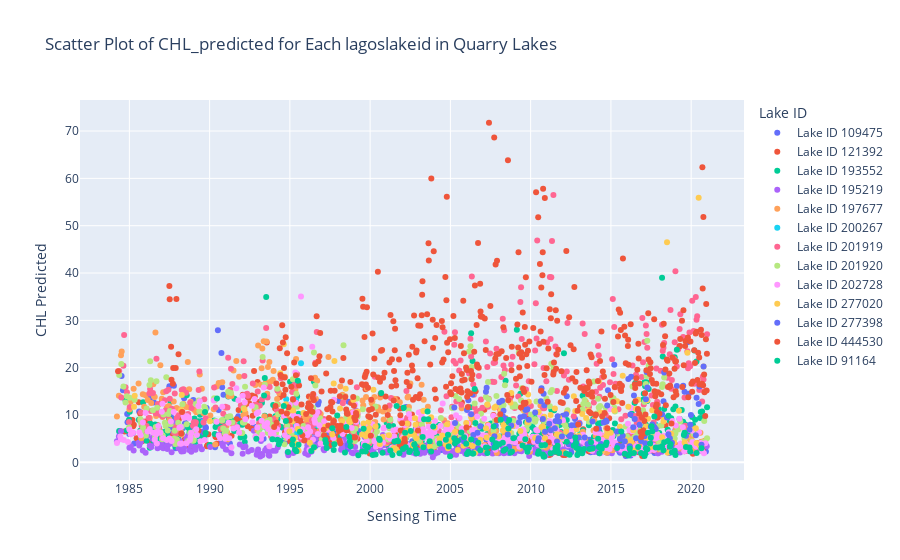

Write notebook code for a chart like this one.
### Code cell
import plotly.graph_objects as go
import pandas as pd

# Ensure 'SENSING_TIME' is in datetime format
df_data['SENSING_TIME'] = pd.to_datetime(df_data['SENSING_TIME'])

# Filter the DataFrame to include only quarry lakes
quarry_lakes_df = df_data[df_data['laketype'] == 'Quarry']

# Create a scatter plot for CHL_predicted with lagoslakeid as color
fig = go.Figure()

# Add a scatter trace for each lagoslakeid
unique_lake_ids = quarry_lakes_df['lagoslakeid'].unique()
for lake_id in unique_lake_ids:
    lake_df = quarry_lakes_df[quarry_lakes_df['lagoslakeid'] == lake_id]
    fig.add_trace(go.Scatter(x=lake_df['SENSING_TIME'], y=lake_df['CHL_predicted'],
                             mode='markers', name=f'Lake ID {lake_id}'))

# Update layout
fig.update_layout(title='Scatter Plot of CHL_predicted for Each lagoslakeid in Quarry Lakes',
                  xaxis_title='Sensing Time',
                  yaxis_title='CHL Predicted',
                  legend_title='Lake ID')

# Show the plot
fig.show()

### Figure 1 — Plotly figure (JSON) as saved in the notebook; plotly's stock layout.template omitted (floating-point values rounded to 4 significant figures; data arrays with more than 128 entries replaced by an {"elided": "..."} marker saying what was removed)
{"data": [{"mode": "markers", "name": "Lake ID 109475", "type": "scatter", "x": {"elided": "223 str values"}, "y": {"elided": "223 float values"}}, {"mode": "markers", "name": "Lake ID 121392", "type": "scatter", "x": {"elided": "280 str values"}, "y": {"elided": "280 float values"}}, {"mode": "markers", "name": "Lake ID 193552", "type": "scatter", "x": {"elided": "338 str values"}, "y": {"elided": "338 float values"}}, {"mode": "markers", "name": "Lake ID 195219", "type": "scatter", "x": {"elided": "310 str values"}, "y": {"elided": "310 float values"}}, {"mode": "markers", "name": "Lake ID 197677", "type": "scatter", "x": {"elided": "294 str values"}, "y": {"elided": "294 float values"}}, {"mode": "markers", "name": "Lake ID 200267", "type": "scatter", "x": ["2017-10-09T15:50:00", "1999-10-16T15:42:00", "2003-10-27T15:38:00", "2012-01-21T15:44:00", "1989-08-09T15:16:00", "1994-10-10T15:05:00", "1994-10-26T15:05:00", "1994-12-29T15:03:00", "1995-02-15T15:01:00", "1995-03-19T15:00:00", "1995-04-20T14:58:00", "1995-05-06T14:58:00", "1995-05-22T14:57:00", "1995-06-07T14:56:00", "1995-07-09T14:55:00", "1995-09-11T14:52:00", "1995-09-27T14:51:00", "1996-02-18T14:55:00", "1996-05-24T15:01:00", "1996-09-13T15:07:00", "1998-11-06T15:28:00"], "y": [7.984, 6.321, 4.08, 5.946, 8.563, 13.36, 7.857, 6.239, 8.088, 6.245, 13.17, 17.21, 13.07, 6.359, 16.88, 20.95, 5.909, 5.405, 7.609, 7.831, 5.509]}, {"mode": "markers", "name": "Lake ID 201919", "type": "scatter", "x": {"elided": "369 str values"}, "y": {"elided": "369 float values"}}, {"mode": "markers", "name": "Lake ID 201920", "type": "scatter", "x": {"elided": "327 str values"}, "y": {"elided": "327 float values"}}, {"mode": "markers", "name": "Lake ID 202728", "type": "scatter", "x": {"elided": "379 str values"}, "y": {"elided": "379 float values"}}, {"mode": "markers", "name": "Lake ID 277020", "type": "scatter", "x": {"elided": "183 str values"}, "y": {"elided": "183 float values"}}, {"mode": "markers", "name": "Lake ID 277398", "type": "scatter", "x": {"elided": "131 str values"}, "y": {"elided": "131 float values"}}, {"mode": "markers", "name": "Lake ID 444530", "type": "scatter", "x": {"elided": "464 str values"}, "y": {"elided": "464 float values"}}, {"mode": "markers", "name": "Lake ID 91164", "type": "scatter", "x": {"elided": "192 str values"}, "y": {"elided": "192 float values"}}], "layout": {"legend": {"title": {"text": "Lake ID"}}, "title": {"text": "Scatter Plot of CHL_predicted for Each lagoslakeid in Quarry Lakes"}, "xaxis": {"title": {"text": "Sensing Time"}}, "yaxis": {"title": {"text": "CHL Predicted"}}}}
